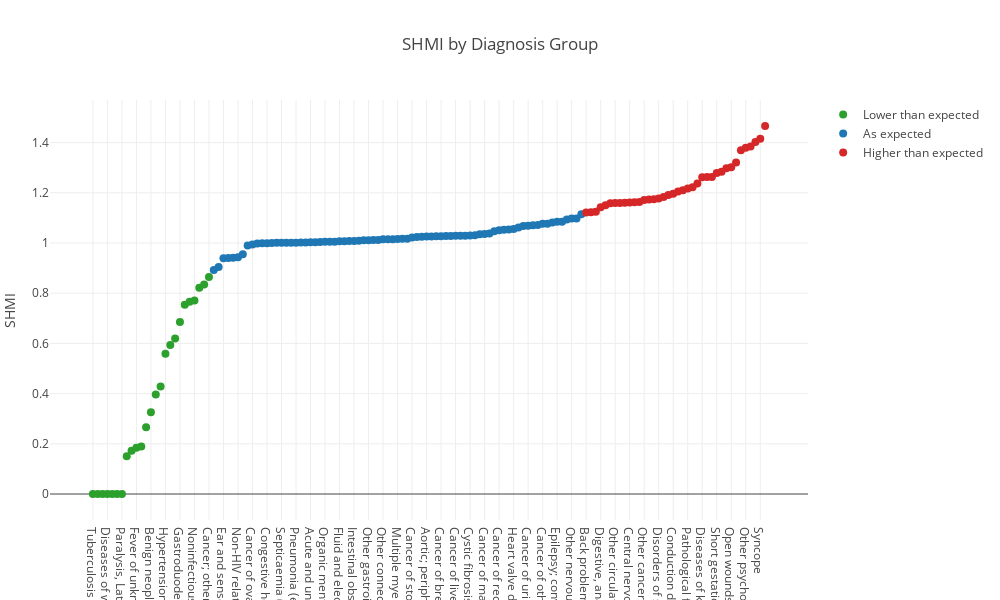

Write notebook code for a chart like this one.
### Code cell
shmi_scatter(diagnosis_agg_sort, 'SHMI (agg.)', 'DIAGNOSIS_GROUP_DESCRIPTION', 'SHMI (agg.) Level', 'SHMI by Diagnosis Group')

### Figure 1 — Plotly figure (JSON) as saved in the notebook; plotly's stock layout.template omitted (floating-point values rounded to 4 significant figures)
{"data": [{"marker": {"size": 8}, "mode": "markers", "name": "Lower than expected", "type": "scatter", "uid": "921c3c65-d0cc-400c-92e9-b45901e10e8b", "x": ["Tuberculosis", "Regional enteritis and ulcerative colitis", "Psychotic disorders, other mental conditions", "Diseases of white blood cells", "Male genital disorders", "Female genital/reproductive disorders", "Paralysis, Late effects of cerebrovascular disease", "Mycoses", "Lymphadenitis, Gangrene", "Fever of unknown origin", "Pregnancy related conditions", "Other and ill-defined heart disease", "Benign neoplasm", "Diabetes mellitus without complication", "Asthma", "Hypertension", "HIV infection", "Hematologic conditions", "Gastroduodenal ulcer (except hemorrhage)", "Burns", "Cardiac & circulatory congenital anomalies", "Noninfectious gastroenteritis", "Non-organic mental disorders, anixiety", "Birth related conditions", "Cancer; other respiratory and intrathoracic"], "y": [0, 0, 0, 0, 0, 0, 0, 0.1504, 0.172, 0.1842, 0.189, 0.2658, 0.3253, 0.3969, 0.4281, 0.5589, 0.5936, 0.6196, 0.6856, 0.7541, 0.7658, 0.7713, 0.8215, 0.8342, 0.8644]}, {"marker": {"size": 8}, "mode": "markers", "name": "As expected", "type": "scatter", "uid": "091d36d6-fb93-40be-a84f-9c1604ec19ba", "x": ["Cancer of female genital organs", "Congenital anomalies", "Ear and sense organ disorders (excluding TB/STD)", "Melanomas, other cancer of skin", "Lung disease due to external agents", "Non-HIV related infections", "Malaise and fatigue", "Cancer of head and neck", "Cancer of ovary", "Fracture of neck of femur (hip)", "Acute myocardial infarction ", "Congestive heart failure; nonhypertensive", "Acute cerebrovascular disease", "Urinary tract infections", "Septicaemia (except in labour), Shock", "Aspiration pneumonitis; food/vomitus", "Secondary malignancies", "Pneumonia (excluding TB/STD)", "Cancer of bronchus; lung", "COPD & bronchiectasis", "Acute and unspecified renal failure", "Cancer of pancreas", "Gastrointestinal hemorrhage", "Organic mental disorders", "Peripheral and visceral atherosclerosis", "Acute bronchitis", "Fluid and electrolyte disorders", "Intestinal infection", "Cancer of bone, thyroid and malignant neoplasm ", "Intestinal obstruction without hernia", "Cancer of colon", "Liver disease; alcohol-related", "Other gastrointestinal disorders", "Cardiac arrest and ventricular fibrillation", "Cancer of oesophagus", "Other connective tissue disease", "Pleurisy; pneumothorax; pulmonary collapse", "Joint disorders, fractures & sprains", "Multiple myeloma", "Respiratory failure; insufficiency; arrest (adult)", "Intracranial injury", "Cancer of stomach", "Pulmonary heart disease", "Anaemia", "Aortic; peripheral; and visceral artery aneurysms", "Superficial injury; contusion", "Cancer of brain and nervous system", "Cancer of breast", "Other liver diseases", "Aortic & peripheral arterial embolism or thrombosis", "Cancer of liver and intrahepatic bile duct", "Skin and subcutaneous tissue infections", "Leukemias", "Cystic fibrosis, Other lower respiratory disease", "Complication of device; implant; or graft", "Upper respiratory disease, Diseases of mouth (non dental)", "Cancer of male reproductive organs", "Hodgkin's disease, Non-Hodgkin's lymphoma", "Coronary atherosclerosis and other heart disease", "Cancer of rectum and anus", "Cardiac dysrhythmias", "Biliary tract disease", "Heart valve disorders", "Nutritional, endocrine and metabolic disorders", "Bacterial infection; unspecified site", "Cancer of urinary organs", "Cancer of uterus", "Infective arthritis and osteomyelitis (excluding TB/STD)", "Cancer of other GI organs; peritoneum", "Cancer of bladder", "Allergic reactions, aftercare & screening, R codes", "Epilepsy; convulsions", "Skin disorders", "Nephritis; nephrosis; renal sclerosis, Chronic renal failure", "Other nervous system disorders", "Complication of surgical procedures or medical care", "Open wounds of head; neck; and trunk"], "y": [0.8925, 0.9042, 0.9394, 0.9402, 0.941, 0.9434, 0.9552, 0.9905, 0.9936, 0.9979, 0.9992, 0.9995, 1.0, 1.001, 1.001, 1.001, 1.001, 1.001, 1.002, 1.002, 1.003, 1.003, 1.004, 1.005, 1.005, 1.005, 1.007, 1.007, 1.008, 1.008, 1.009, 1.011, 1.011, 1.012, 1.012, 1.015, 1.015, 1.015, 1.016, 1.017, 1.017, 1.022, 1.024, 1.025, 1.025, 1.026, 1.027, 1.027, 1.027, 1.028, 1.029, 1.029, 1.029, 1.03, 1.031, 1.035, 1.036, 1.038, 1.047, 1.051, 1.053, 1.053, 1.056, 1.062, 1.068, 1.069, 1.071, 1.072, 1.077, 1.077, 1.082, 1.085, 1.085, 1.094, 1.097, 1.098, 1.115]}, {"marker": {"size": 8}, "mode": "markers", "name": "Higher than expected", "type": "scatter", "uid": "738bdf55-00a6-4104-866a-621837e6c175", "x": ["Back problems, osteroporosis", "Esophageal disorders", "Peri / endo / myocarditis, cardopmyopathy", "Digestive, anal and rectal conditions", "Pancreatic disorders (not diabetes)", "Other non-traumatic joint disorders", "Other circulatory disease", "Coma; stupor; and brain damage", "Nausea and vomiting", "Central nervous system infections", "Fracture of lower limb", "Diabetes mellitus with complications", "Other cancer (primary)", "Hereditary & degenerative nervous system conditions", "Thyroid disorders, Other endocrine disorders", "Disorders of stomach and duodenum", "Fracture of upper limb", "Appendiceal conditions, Peritonitis & intestinal abscess", "Conduction disorders", "Disease of veins and lymphatics", "Nonspecific chest pain", "Pathological fracture", "Parkinson's disease", "Abdominal hernia", "Diseases of kidneys and ureters, bladder and urethra", "Genitourinary symptoms and ill-defined conditions", "Neoplasms (unspecified), Nonmalignant breast conditions", "Short gestation and slow fetal growth", "Poisoning", "Rheumatoid arthritus related diseases, acquired deformaties, bone disease", "Open wounds of extremities", "Abdominal pain", "Other perinatal conditions", "Other psychoses", "Crushing injury or internal injury", "Other injuries & conditions due to external causes", "Syncope", "Other cerebrovascular disease"], "y": [1.121, 1.123, 1.124, 1.143, 1.15, 1.159, 1.159, 1.159, 1.16, 1.162, 1.162, 1.163, 1.172, 1.174, 1.175, 1.178, 1.183, 1.192, 1.196, 1.205, 1.211, 1.217, 1.222, 1.237, 1.262, 1.263, 1.263, 1.279, 1.284, 1.298, 1.302, 1.321, 1.37, 1.379, 1.384, 1.402, 1.416, 1.466]}], "layout": {"colorway": ["#2ca02c", "#1f77b4", "#d62728"], "height": 600, "margin": {"l": 50}, "title": "SHMI by Diagnosis Group", "width": 1000, "yaxis": {"title": "SHMI"}}}
